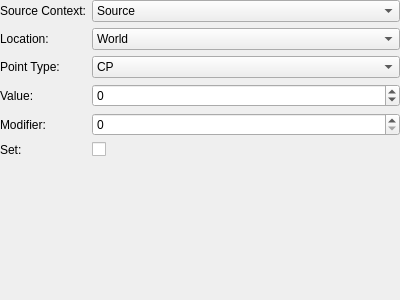
<?xml version="1.0" encoding="UTF-8"?>
<ui version="4.0">
 <class>ActionUpdatePoints</class>
 <widget class="QWidget" name="ActionUpdatePoints">
  <property name="geometry">
   <rect>
    <x>0</x>
    <y>0</y>
    <width>400</width>
    <height>300</height>
   </rect>
  </property>
  <layout class="QVBoxLayout" name="verticalLayout">
   <property name="leftMargin">
    <number>0</number>
   </property>
   <property name="topMargin">
    <number>0</number>
   </property>
   <property name="rightMargin">
    <number>0</number>
   </property>
   <property name="bottomMargin">
    <number>0</number>
   </property>
   <item>
    <layout class="QFormLayout" name="formLayout">
     <property name="fieldGrowthPolicy">
      <enum>QFormLayout::AllNonFixedFieldsGrow</enum>
     </property>
     <item row="0" column="0">
      <widget class="QLabel" name="lblSourceContext">
       <property name="text">
        <string>Source Context:</string>
       </property>
      </widget>
     </item>
     <item row="0" column="1">
      <widget class="QComboBox" name="sourceContext">
       <item>
        <property name="text">
         <string>Source</string>
        </property>
       </item>
       <item>
        <property name="text">
         <string>Party</string>
        </property>
       </item>
       <item>
        <property name="text">
         <string>All</string>
        </property>
       </item>
      </widget>
     </item>
     <item row="1" column="0">
      <widget class="QLabel" name="lblLocation">
       <property name="text">
        <string>Location:</string>
       </property>
      </widget>
     </item>
     <item row="1" column="1">
      <widget class="QComboBox" name="location">
       <item>
        <property name="text">
         <string>World</string>
        </property>
       </item>
       <item>
        <property name="text">
         <string>Channel</string>
        </property>
       </item>
       <item>
        <property name="text">
         <string>Instance</string>
        </property>
       </item>
       <item>
        <property name="text">
         <string>Zone</string>
        </property>
       </item>
      </widget>
     </item>
     <item row="2" column="0">
      <widget class="QLabel" name="lblPointType">
       <property name="text">
        <string>Point Type:</string>
       </property>
      </widget>
     </item>
     <item row="2" column="1">
      <widget class="QComboBox" name="pointType">
       <item>
        <property name="text">
         <string>CP</string>
        </property>
       </item>
       <item>
        <property name="text">
         <string>Soul Points</string>
        </property>
       </item>
       <item>
        <property name="text">
         <string>Digitalize Points</string>
        </property>
       </item>
       <item>
        <property name="text">
         <string>Coins</string>
        </property>
       </item>
       <item>
        <property name="text">
         <string>I-Time</string>
        </property>
       </item>
       <item>
        <property name="text">
         <string>BP</string>
        </property>
       </item>
       <item>
        <property name="text">
         <string>Kill Value</string>
        </property>
       </item>
       <item>
        <property name="text">
         <string>PvP Points</string>
        </property>
       </item>
       <item>
        <property name="text">
         <string>UB Points</string>
        </property>
       </item>
       <item>
        <property name="text">
         <string>Cowrie</string>
        </property>
       </item>
       <item>
        <property name="text">
         <string>Bethel</string>
        </property>
       </item>
       <item>
        <property name="text">
         <string>Ziotite</string>
        </property>
       </item>
      </widget>
     </item>
     <item row="3" column="0">
      <widget class="QLabel" name="lblValue">
       <property name="text">
        <string>Value:</string>
       </property>
      </widget>
     </item>
     <item row="3" column="1">
      <widget class="QSpinBox" name="value">
       <property name="minimum">
        <number>-32768</number>
       </property>
       <property name="maximum">
        <number>32767</number>
       </property>
      </widget>
     </item>
     <item row="5" column="1">
      <widget class="QCheckBox" name="isSet"/>
     </item>
     <item row="5" column="0">
      <widget class="QLabel" name="lblIsSet">
       <property name="text">
        <string>Set:</string>
       </property>
      </widget>
     </item>
     <item row="4" column="0">
      <widget class="QLabel" name="lblModifier">
       <property name="text">
        <string>Modifier:</string>
       </property>
      </widget>
     </item>
     <item row="4" column="1">
      <widget class="QSpinBox" name="modifier"/>
     </item>
    </layout>
   </item>
  </layout>
 </widget>
 <resources/>
 <connections/>
</ui>
